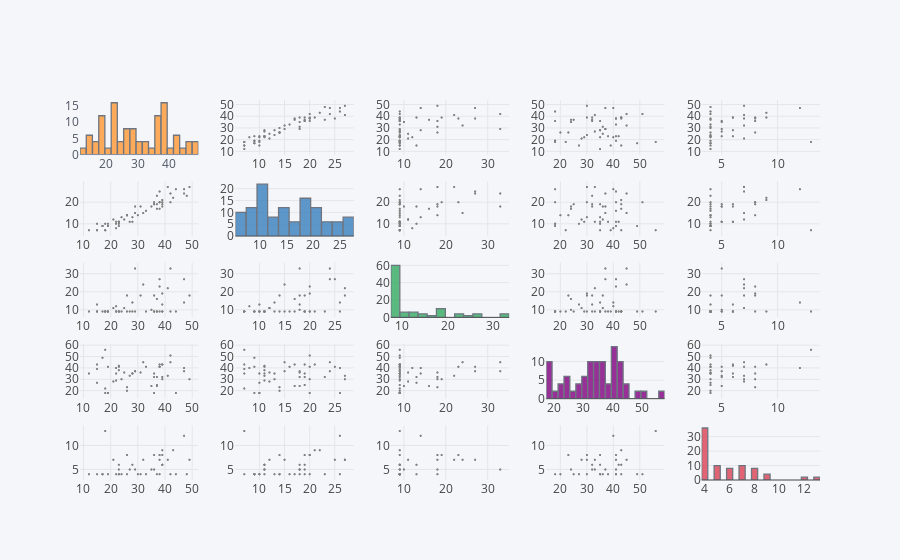

Notebook code for this chart:
### Code cell
df = opt_all[['LSHS_total','LSHS_AVH','HPSV_all','RAHQ_all','QPE_severity']]#,'TAI_all','BDI_all'
iplot(df.scatter_matrix(asFigure=True,filename='scatter-matrix-subplot', bins=20, world_readable=True))

### Figure 1 — Plotly figure (JSON) as saved in the notebook; plotly's stock layout.template omitted (floating-point values rounded to 4 significant figures)
{"data": [{"histfunc": "count", "histnorm": "", "marker": {"color": "rgba(255, 153, 51, 1.0)", "line": {"color": "#4D5663", "width": 1.3}}, "name": "LSHS_total", "nbinsx": 20, "opacity": 0.8, "orientation": "v", "type": "histogram", "x": [15, 15, 22, 22, 18, 18, 18, 18, 19, 19, 28, 28, 28, 28, 24, 24, 21, 21, 19, 19, 23, 23, 18, 18, 23, 23, 19, 19, 17, 17, 23, 23, 25, 25, 38, 38, 15, 15, 41, 41, 42, 42, 36, 36, 29, 29, 22, 22, 42, 42, 27, 27, 39, 39, 39, 39, 35, 35, 39, 39, 31, 31, 37, 37, 49, 49, 47, 47, 38, 38, 23, 23, 36, 36, 37, 37, 39, 39, 22, 22, 47, 47, 36, 36, 38, 38, 15, 15, 23, 23, 12, 12, 37, 37, 38, 38, 17, 17, 26, 26, 29, 29, 33, 33, 44, 44, 32, 32, 26, 26, 30, 30, 26, 26, 43, 43, 48, 48], "xaxis": "x1", "yaxis": "y1"}, {"line": {"color": "rgba(128, 128, 128, 1.0)", "dash": "solid", "width": 1.3}, "marker": {"size": 2, "symbol": "dot"}, "mode": "markers", "name": "LSHS_total", "text": "", "type": "scatter", "x": [7, 7, 10, 10, 7, 7, 7, 7, 9, 9, 13, 13, 11, 11, 13, 13, 12, 12, 10, 10, 11, 11, 10, 10, 11, 11, 9, 9, 9, 9, 10, 10, 12, 12, 25, 25, 10, 10, 27, 27, 24, 24, 19, 19, 18, 18, 11, 11, 20, 20, 11, 11, 21, 21, 18, 18, 18, 18, 20, 20, 18, 18, 19, 19, 27, 27, 24, 24, 20, 20, 11, 11, 19, 19, 23, 23, 19, 19, 8, 8, 26, 26, 20, 20, 20, 20, 7, 7, 9, 9, 7, 7, 17, 17, 17, 17, 9, 9, 14, 14, 15, 15, 16, 16, 26, 26, 15, 15, 14, 14, 14, 14, 14, 14, 22, 22, 23, 23], "xaxis": "x2", "y": [15, 15, 22, 22, 18, 18, 18, 18, 19, 19, 28, 28, 28, 28, 24, 24, 21, 21, 19, 19, 23, 23, 18, 18, 23, 23, 19, 19, 17, 17, 23, 23, 25, 25, 38, 38, 15, 15, 41, 41, 42, 42, 36, 36, 29, 29, 22, 22, 42, 42, 27, 27, 39, 39, 39, 39, 35, 35, 39, 39, 31, 31, 37, 37, 49, 49, 47, 47, 38, 38, 23, 23, 36, 36, 37, 37, 39, 39, 22, 22, 47, 47, 36, 36, 38, 38, 15, 15, 23, 23, 12, 12, 37, 37, 38, 38, 17, 17, 26, 26, 29, 29, 33, 33, 44, 44, 32, 32, 26, 26, 30, 30, 26, 26, 43, 43, 48, 48], "yaxis": "y2"}, {"line": {"color": "rgba(128, 128, 128, 1.0)", "dash": "solid", "width": 1.3}, "marker": {"size": 2, "symbol": "dot"}, "mode": "markers", "name": "LSHS_total", "text": "", "type": "scatter", "x": [9, 9, 9, 9, 9, 9, 9, 9, 9, 9, 14, 14, 9, 9, 9, 9, 11, 11, 9, 9, 9, 9, 9, 9, 9, 9, 9, 9, 9, 9, null, null, 11, 11, 27, 27, 13, 13, 22, 22, 33, 33, 18, 18, 33, 33, 9, 9, 9, 9, 9, 9, 9, 9, 13, 13, 10, 10, 19, 19, 18, 18, 9, 9, 18, 18, 27, 27, 23, 23, 9, 9, 9, 9, 9, 9, 9, 9, 12, 12, 14, 14, 9, 9, null, null, 9, 9, null, null, 9, 9, 16, 16, 9, 9, null, null, null, null, 9, 9, 9, 9, 9, 9, 24, 24, 9, 9, null, null, 18, 18, null, null, null, null], "xaxis": "x3", "y": [15, 15, 22, 22, 18, 18, 18, 18, 19, 19, 28, 28, 28, 28, 24, 24, 21, 21, 19, 19, 23, 23, 18, 18, 23, 23, 19, 19, 17, 17, 23, 23, 25, 25, 38, 38, 15, 15, 41, 41, 42, 42, 36, 36, 29, 29, 22, 22, 42, 42, 27, 27, 39, 39, 39, 39, 35, 35, 39, 39, 31, 31, 37, 37, 49, 49, 47, 47, 38, 38, 23, 23, 36, 36, 37, 37, 39, 39, 22, 22, 47, 47, 36, 36, 38, 38, 15, 15, 23, 23, 12, 12, 37, 37, 38, 38, 17, 17, 26, 26, 29, 29, 33, 33, 44, 44, 32, 32, 26, 26, 30, 30, 26, 26, 43, 43, 48, 48], "yaxis": "y3"}, {"line": {"color": "rgba(128, 128, 128, 1.0)", "dash": "solid", "width": 1.3}, "marker": {"size": 2, "symbol": "dot"}, "mode": "markers", "name": "LSHS_total", "text": "", "type": "scatter", "x": [43, 43, 35, 35, 22, 22, 56, 56, 41, 41, 35, 35, 35, 35, 30, 30, 28, 28, 18, 18, 42, 42, 18, 18, 41, 41, 18, 18, 49, 49, null, null, 36, 36, 41, 41, 27, 27, 33, 33, 45, 45, 32, 32, 37, 37, 29, 29, 51, 51, 33, 33, 43, 43, 32, 32, 24, 24, 30, 30, 36, 36, 25, 25, 30, 30, 37, 37, 41, 41, 38, 38, 35, 35, 32, 32, 43, 43, 40, 40, 40, 40, 18, 18, null, null, 39, 39, null, null, 35, 35, 24, 24, 43, 43, null, null, null, null, 37, 37, 41, 41, 18, 18, 45, 45, 20, 20, null, null, 23, 23, null, null, null, null], "xaxis": "x4", "y": [15, 15, 22, 22, 18, 18, 18, 18, 19, 19, 28, 28, 28, 28, 24, 24, 21, 21, 19, 19, 23, 23, 18, 18, 23, 23, 19, 19, 17, 17, 23, 23, 25, 25, 38, 38, 15, 15, 41, 41, 42, 42, 36, 36, 29, 29, 22, 22, 42, 42, 27, 27, 39, 39, 39, 39, 35, 35, 39, 39, 31, 31, 37, 37, 49, 49, 47, 47, 38, 38, 23, 23, 36, 36, 37, 37, 39, 39, 22, 22, 47, 47, 36, 36, 38, 38, 15, 15, 23, 23, 12, 12, 37, 37, 38, 38, 17, 17, 26, 26, 29, 29, 33, 33, 44, 44, 32, 32, 26, 26, 30, 30, 26, 26, 43, 43, 48, 48], "yaxis": "y4"}, {"line": {"color": "rgba(128, 128, 128, 1.0)", "dash": "solid", "width": 1.3}, "marker": {"size": 2, "symbol": "dot"}, "mode": "markers", "name": "LSHS_total", "text": "", "type": "scatter", "x": [null, null, 4, 4, null, null, 13, 13, 4, 4, null, null, 6, 6, 4, 4, 7, 7, null, null, 6, 6, null, null, 5, 5, null, null, 4, 4, null, null, null, null, 7, 7, 4, 4, 7, 7, null, null, 5, 5, 5, 5, null, null, 4, 4, 5, 5, 9, 9, 6, 6, 5, 5, 8, 8, 4, 4, 4, 4, 7, 7, null, null, 8, 8, 4, 4, 8, 8, null, null, 6, 6, null, null, 12, 12, null, null, null, null, null, null, 4, 4, 4, 4, null, null, 4, 4, 4, 4, null, null, null, null, 4, 4, 4, 4, 7, 7, 4, 4, 4, 4, 8, 8, 9, 9, 4, 4], "xaxis": "x5", "y": [15, 15, 22, 22, 18, 18, 18, 18, 19, 19, 28, 28, 28, 28, 24, 24, 21, 21, 19, 19, 23, 23, 18, 18, 23, 23, 19, 19, 17, 17, 23, 23, 25, 25, 38, 38, 15, 15, 41, 41, 42, 42, 36, 36, 29, 29, 22, 22, 42, 42, 27, 27, 39, 39, 39, 39, 35, 35, 39, 39, 31, 31, 37, 37, 49, 49, 47, 47, 38, 38, 23, 23, 36, 36, 37, 37, 39, 39, 22, 22, 47, 47, 36, 36, 38, 38, 15, 15, 23, 23, 12, 12, 37, 37, 38, 38, 17, 17, 26, 26, 29, 29, 33, 33, 44, 44, 32, 32, 26, 26, 30, 30, 26, 26, 43, 43, 48, 48], "yaxis": "y5"}, {"line": {"color": "rgba(128, 128, 128, 1.0)", "dash": "solid", "width": 1.3}, "marker": {"size": 2, "symbol": "dot"}, "mode": "markers", "name": "LSHS_AVH", "text": "", "type": "scatter", "x": [15, 15, 22, 22, 18, 18, 18, 18, 19, 19, 28, 28, 28, 28, 24, 24, 21, 21, 19, 19, 23, 23, 18, 18, 23, 23, 19, 19, 17, 17, 23, 23, 25, 25, 38, 38, 15, 15, 41, 41, 42, 42, 36, 36, 29, 29, 22, 22, 42, 42, 27, 27, 39, 39, 39, 39, 35, 35, 39, 39, 31, 31, 37, 37, 49, 49, 47, 47, 38, 38, 23, 23, 36, 36, 37, 37, 39, 39, 22, 22, 47, 47, 36, 36, 38, 38, 15, 15, 23, 23, 12, 12, 37, 37, 38, 38, 17, 17, 26, 26, 29, 29, 33, 33, 44, 44, 32, 32, 26, 26, 30, 30, 26, 26, 43, 43, 48, 48], "xaxis": "x6", "y": [7, 7, 10, 10, 7, 7, 7, 7, 9, 9, 13, 13, 11, 11, 13, 13, 12, 12, 10, 10, 11, 11, 10, 10, 11, 11, 9, 9, 9, 9, 10, 10, 12, 12, 25, 25, 10, 10, 27, 27, 24, 24, 19, 19, 18, 18, 11, 11, 20, 20, 11, 11, 21, 21, 18, 18, 18, 18, 20, 20, 18, 18, 19, 19, 27, 27, 24, 24, 20, 20, 11, 11, 19, 19, 23, 23, 19, 19, 8, 8, 26, 26, 20, 20, 20, 20, 7, 7, 9, 9, 7, 7, 17, 17, 17, 17, 9, 9, 14, 14, 15, 15, 16, 16, 26, 26, 15, 15, 14, 14, 14, 14, 14, 14, 22, 22, 23, 23], "yaxis": "y6"}, {"histfunc": "count", "histnorm": "", "marker": {"color": "rgba(55, 128, 191, 1.0)", "line": {"color": "#4D5663", "width": 1.3}}, "name": "LSHS_AVH", "nbinsx": 20, "opacity": 0.8, "orientation": "v", "type": "histogram", "x": [7, 7, 10, 10, 7, 7, 7, 7, 9, 9, 13, 13, 11, 11, 13, 13, 12, 12, 10, 10, 11, 11, 10, 10, 11, 11, 9, 9, 9, 9, 10, 10, 12, 12, 25, 25, 10, 10, 27, 27, 24, 24, 19, 19, 18, 18, 11, 11, 20, 20, 11, 11, 21, 21, 18, 18, 18, 18, 20, 20, 18, 18, 19, 19, 27, 27, 24, 24, 20, 20, 11, 11, 19, 19, 23, 23, 19, 19, 8, 8, 26, 26, 20, 20, 20, 20, 7, 7, 9, 9, 7, 7, 17, 17, 17, 17, 9, 9, 14, 14, 15, 15, 16, 16, 26, 26, 15, 15, 14, 14, 14, 14, 14, 14, 22, 22, 23, 23], "xaxis": "x7", "yaxis": "y7"}, {"line": {"color": "rgba(128, 128, 128, 1.0)", "dash": "solid", "width": 1.3}, "marker": {"size": 2, "symbol": "dot"}, "mode": "markers", "name": "LSHS_AVH", "text": "", "type": "scatter", "x": [9, 9, 9, 9, 9, 9, 9, 9, 9, 9, 14, 14, 9, 9, 9, 9, 11, 11, 9, 9, 9, 9, 9, 9, 9, 9, 9, 9, 9, 9, null, null, 11, 11, 27, 27, 13, 13, 22, 22, 33, 33, 18, 18, 33, 33, 9, 9, 9, 9, 9, 9, 9, 9, 13, 13, 10, 10, 19, 19, 18, 18, 9, 9, 18, 18, 27, 27, 23, 23, 9, 9, 9, 9, 9, 9, 9, 9, 12, 12, 14, 14, 9, 9, null, null, 9, 9, null, null, 9, 9, 16, 16, 9, 9, null, null, null, null, 9, 9, 9, 9, 9, 9, 24, 24, 9, 9, null, null, 18, 18, null, null, null, null], "xaxis": "x8", "y": [7, 7, 10, 10, 7, 7, 7, 7, 9, 9, 13, 13, 11, 11, 13, 13, 12, 12, 10, 10, 11, 11, 10, 10, 11, 11, 9, 9, 9, 9, 10, 10, 12, 12, 25, 25, 10, 10, 27, 27, 24, 24, 19, 19, 18, 18, 11, 11, 20, 20, 11, 11, 21, 21, 18, 18, 18, 18, 20, 20, 18, 18, 19, 19, 27, 27, 24, 24, 20, 20, 11, 11, 19, 19, 23, 23, 19, 19, 8, 8, 26, 26, 20, 20, 20, 20, 7, 7, 9, 9, 7, 7, 17, 17, 17, 17, 9, 9, 14, 14, 15, 15, 16, 16, 26, 26, 15, 15, 14, 14, 14, 14, 14, 14, 22, 22, 23, 23], "yaxis": "y8"}, {"line": {"color": "rgba(128, 128, 128, 1.0)", "dash": "solid", "width": 1.3}, "marker": {"size": 2, "symbol": "dot"}, "mode": "markers", "name": "LSHS_AVH", "text": "", "type": "scatter", "x": [43, 43, 35, 35, 22, 22, 56, 56, 41, 41, 35, 35, 35, 35, 30, 30, 28, 28, 18, 18, 42, 42, 18, 18, 41, 41, 18, 18, 49, 49, null, null, 36, 36, 41, 41, 27, 27, 33, 33, 45, 45, 32, 32, 37, 37, 29, 29, 51, 51, 33, 33, 43, 43, 32, 32, 24, 24, 30, 30, 36, 36, 25, 25, 30, 30, 37, 37, 41, 41, 38, 38, 35, 35, 32, 32, 43, 43, 40, 40, 40, 40, 18, 18, null, null, 39, 39, null, null, 35, 35, 24, 24, 43, 43, null, null, null, null, 37, 37, 41, 41, 18, 18, 45, 45, 20, 20, null, null, 23, 23, null, null, null, null], "xaxis": "x9", "y": [7, 7, 10, 10, 7, 7, 7, 7, 9, 9, 13, 13, 11, 11, 13, 13, 12, 12, 10, 10, 11, 11, 10, 10, 11, 11, 9, 9, 9, 9, 10, 10, 12, 12, 25, 25, 10, 10, 27, 27, 24, 24, 19, 19, 18, 18, 11, 11, 20, 20, 11, 11, 21, 21, 18, 18, 18, 18, 20, 20, 18, 18, 19, 19, 27, 27, 24, 24, 20, 20, 11, 11, 19, 19, 23, 23, 19, 19, 8, 8, 26, 26, 20, 20, 20, 20, 7, 7, 9, 9, 7, 7, 17, 17, 17, 17, 9, 9, 14, 14, 15, 15, 16, 16, 26, 26, 15, 15, 14, 14, 14, 14, 14, 14, 22, 22, 23, 23], "yaxis": "y9"}, {"line": {"color": "rgba(128, 128, 128, 1.0)", "dash": "solid", "width": 1.3}, "marker": {"size": 2, "symbol": "dot"}, "mode": "markers", "name": "LSHS_AVH", "text": "", "type": "scatter", "x": [null, null, 4, 4, null, null, 13, 13, 4, 4, null, null, 6, 6, 4, 4, 7, 7, null, null, 6, 6, null, null, 5, 5, null, null, 4, 4, null, null, null, null, 7, 7, 4, 4, 7, 7, null, null, 5, 5, 5, 5, null, null, 4, 4, 5, 5, 9, 9, 6, 6, 5, 5, 8, 8, 4, 4, 4, 4, 7, 7, null, null, 8, 8, 4, 4, 8, 8, null, null, 6, 6, null, null, 12, 12, null, null, null, null, null, null, 4, 4, 4, 4, null, null, 4, 4, 4, 4, null, null, null, null, 4, 4, 4, 4, 7, 7, 4, 4, 4, 4, 8, 8, 9, 9, 4, 4], "xaxis": "x10", "y": [7, 7, 10, 10, 7, 7, 7, 7, 9, 9, 13, 13, 11, 11, 13, 13, 12, 12, 10, 10, 11, 11, 10, 10, 11, 11, 9, 9, 9, 9, 10, 10, 12, 12, 25, 25, 10, 10, 27, 27, 24, 24, 19, 19, 18, 18, 11, 11, 20, 20, 11, 11, 21, 21, 18, 18, 18, 18, 20, 20, 18, 18, 19, 19, 27, 27, 24, 24, 20, 20, 11, 11, 19, 19, 23, 23, 19, 19, 8, 8, 26, 26, 20, 20, 20, 20, 7, 7, 9, 9, 7, 7, 17, 17, 17, 17, 9, 9, 14, 14, 15, 15, 16, 16, 26, 26, 15, 15, 14, 14, 14, 14, 14, 14, 22, 22, 23, 23], "yaxis": "y10"}, {"line": {"color": "rgba(128, 128, 128, 1.0)", "dash": "solid", "width": 1.3}, "marker": {"size": 2, "symbol": "dot"}, "mode": "markers", "name": "HPSV_all", "text": "", "type": "scatter", "x": [15, 15, 22, 22, 18, 18, 18, 18, 19, 19, 28, 28, 28, 28, 24, 24, 21, 21, 19, 19, 23, 23, 18, 18, 23, 23, 19, 19, 17, 17, 23, 23, 25, 25, 38, 38, 15, 15, 41, 41, 42, 42, 36, 36, 29, 29, 22, 22, 42, 42, 27, 27, 39, 39, 39, 39, 35, 35, 39, 39, 31, 31, 37, 37, 49, 49, 47, 47, 38, 38, 23, 23, 36, 36, 37, 37, 39, 39, 22, 22, 47, 47, 36, 36, 38, 38, 15, 15, 23, 23, 12, 12, 37, 37, 38, 38, 17, 17, 26, 26, 29, 29, 33, 33, 44, 44, 32, 32, 26, 26, 30, 30, 26, 26, 43, 43, 48, 48], "xaxis": "x11", "y": [9, 9, 9, 9, 9, 9, 9, 9, 9, 9, 14, 14, 9, 9, 9, 9, 11, 11, 9, 9, 9, 9, 9, 9, 9, 9, 9, 9, 9, 9, "", "", 11, 11, 27, 27, 13, 13, 22, 22, 33, 33, 18, 18, 33, 33, 9, 9, 9, 9, 9, 9, 9, 9, 13, 13, 10, 10, 19, 19, 18, 18, 9, 9, 18, 18, 27, 27, 23, 23, 9, 9, 9, 9, 9, 9, 9, 9, 12, 12, 14, 14, 9, 9, "", "", 9, 9, "", "", 9, 9, 16, 16, 9, 9, "", "", "", "", 9, 9, 9, 9, 9, 9, 24, 24, 9, 9, "", "", 18, 18, "", "", "", ""], "yaxis": "y11"}, {"line": {"color": "rgba(128, 128, 128, 1.0)", "dash": "solid", "width": 1.3}, "marker": {"size": 2, "symbol": "dot"}, "mode": "markers", "name": "HPSV_all", "text": "", "type": "scatter", "x": [7, 7, 10, 10, 7, 7, 7, 7, 9, 9, 13, 13, 11, 11, 13, 13, 12, 12, 10, 10, 11, 11, 10, 10, 11, 11, 9, 9, 9, 9, 10, 10, 12, 12, 25, 25, 10, 10, 27, 27, 24, 24, 19, 19, 18, 18, 11, 11, 20, 20, 11, 11, 21, 21, 18, 18, 18, 18, 20, 20, 18, 18, 19, 19, 27, 27, 24, 24, 20, 20, 11, 11, 19, 19, 23, 23, 19, 19, 8, 8, 26, 26, 20, 20, 20, 20, 7, 7, 9, 9, 7, 7, 17, 17, 17, 17, 9, 9, 14, 14, 15, 15, 16, 16, 26, 26, 15, 15, 14, 14, 14, 14, 14, 14, 22, 22, 23, 23], "xaxis": "x12", "y": [9, 9, 9, 9, 9, 9, 9, 9, 9, 9, 14, 14, 9, 9, 9, 9, 11, 11, 9, 9, 9, 9, 9, 9, 9, 9, 9, 9, 9, 9, "", "", 11, 11, 27, 27, 13, 13, 22, 22, 33, 33, 18, 18, 33, 33, 9, 9, 9, 9, 9, 9, 9, 9, 13, 13, 10, 10, 19, 19, 18, 18, 9, 9, 18, 18, 27, 27, 23, 23, 9, 9, 9, 9, 9, 9, 9, 9, 12, 12, 14, 14, 9, 9, "", "", 9, 9, "", "", 9, 9, 16, 16, 9, 9, "", "", "", "", 9, 9, 9, 9, 9, 9, 24, 24, 9, 9, "", "", 18, 18, "", "", "", ""], "yaxis": "y12"}, {"histfunc": "count", "histnorm": "", "marker": {"color": "rgba(50, 171, 96, 1.0)", "line": {"color": "#4D5663", "width": 1.3}}, "name": "HPSV_all", "nbinsx": 20, "opacity": 0.8, "orientation": "v", "type": "histogram", "x": [9, 9, 9, 9, 9, 9, 9, 9, 9, 9, 14, 14, 9, 9, 9, 9, 11, 11, 9, 9, 9, 9, 9, 9, 9, 9, 9, 9, 9, 9, null, null, 11, 11, 27, 27, 13, 13, 22, 22, 33, 33, 18, 18, 33, 33, 9, 9, 9, 9, 9, 9, 9, 9, 13, 13, 10, 10, 19, 19, 18, 18, 9, 9, 18, 18, 27, 27, 23, 23, 9, 9, 9, 9, 9, 9, 9, 9, 12, 12, 14, 14, 9, 9, null, null, 9, 9, null, null, 9, 9, 16, 16, 9, 9, null, null, null, null, 9, 9, 9, 9, 9, 9, 24, 24, 9, 9, null, null, 18, 18, null, null, null, null], "xaxis": "x13", "yaxis": "y13"}, {"line": {"color": "rgba(128, 128, 128, 1.0)", "dash": "solid", "width": 1.3}, "marker": {"size": 2, "symbol": "dot"}, "mode": "markers", "name": "HPSV_all", "text": "", "type": "scatter", "x": [43, 43, 35, 35, 22, 22, 56, 56, 41, 41, 35, 35, 35, 35, 30, 30, 28, 28, 18, 18, 42, 42, 18, 18, 41, 41, 18, 18, 49, 49, null, null, 36, 36, 41, 41, 27, 27, 33, 33, 45, 45, 32, 32, 37, 37, 29, 29, 51, 51, 33, 33, 43, 43, 32, 32, 24, 24, 30, 30, 36, 36, 25, 25, 30, 30, 37, 37, 41, 41, 38, 38, 35, 35, 32, 32, 43, 43, 40, 40, 40, 40, 18, 18, null, null, 39, 39, null, null, 35, 35, 24, 24, 43, 43, null, null, null, null, 37, 37, 41, 41, 18, 18, 45, 45, 20, 20, null, null, 23, 23, null, null, null, null], "xaxis": "x14", "y": [9, 9, 9, 9, 9, 9, 9, 9, 9, 9, 14, 14, 9, 9, 9, 9, 11, 11, 9, 9, 9, 9, 9, 9, 9, 9, 9, 9, 9, 9, "", "", 11, 11, 27, 27, 13, 13, 22, 22, 33, 33, 18, 18, 33, 33, 9, 9, 9, 9, 9, 9, 9, 9, 13, 13, 10, 10, 19, 19, 18, 18, 9, 9, 18, 18, 27, 27, 23, 23, 9, 9, 9, 9, 9, 9, 9, 9, 12, 12, 14, 14, 9, 9, "", "", 9, 9, "", "", 9, 9, 16, 16, 9, 9, "", "", "", "", 9, 9, 9, 9, 9, 9, 24, 24, 9, 9, "", "", 18, 18, "", "", "", ""], "yaxis": "y14"}, {"line": {"color": "rgba(128, 128, 128, 1.0)", "dash": "solid", "width": 1.3}, "marker": {"size": 2, "symbol": "dot"}, "mode": "markers", "name": "HPSV_all", "text": "", "type": "scatter", "x": [null, null, 4, 4, null, null, 13, 13, 4, 4, null, null, 6, 6, 4, 4, 7, 7, null, null, 6, 6, null, null, 5, 5, null, null, 4, 4, null, null, null, null, 7, 7, 4, 4, 7, 7, null, null, 5, 5, 5, 5, null, null, 4, 4, 5, 5, 9, 9, 6, 6, 5, 5, 8, 8, 4, 4, 4, 4, 7, 7, null, null, 8, 8, 4, 4, 8, 8, null, null, 6, 6, null, null, 12, 12, null, null, null, null, null, null, 4, 4, 4, 4, null, null, 4, 4, 4, 4, null, null, null, null, 4, 4, 4, 4, 7, 7, 4, 4, 4, 4, 8, 8, 9, 9, 4, 4], "xaxis": "x15", "y": [9, 9, 9, 9, 9, 9, 9, 9, 9, 9, 14, 14, 9, 9, 9, 9, 11, 11, 9, 9, 9, 9, 9, 9, 9, 9, 9, 9, 9, 9, "", "", 11, 11, 27, 27, 13, 13, 22, 22, 33, 33, 18, 18, 33, 33, 9, 9, 9, 9, 9, 9, 9, 9, 13, 13, 10, 10, 19, 19, 18, 18, 9, 9, 18, 18, 27, 27, 23, 23, 9, 9, 9, 9, 9, 9, 9, 9, 12, 12, 14, 14, 9, 9, "", "", 9, 9, "", "", 9, 9, 16, 16, 9, 9, "", "", "", "", 9, 9, 9, 9, 9, 9, 24, 24, 9, 9, "", "", 18, 18, "", "", "", ""], "yaxis": "y15"}, {"line": {"color": "rgba(128, 128, 128, 1.0)", "dash": "solid", "width": 1.3}, "marker": {"size": 2, "symbol": "dot"}, "mode": "markers", "name": "RAHQ_all", "text": "", "type": "scatter", "x": [15, 15, 22, 22, 18, 18, 18, 18, 19, 19, 28, 28, 28, 28, 24, 24, 21, 21, 19, 19, 23, 23, 18, 18, 23, 23, 19, 19, 17, 17, 23, 23, 25, 25, 38, 38, 15, 15, 41, 41, 42, 42, 36, 36, 29, 29, 22, 22, 42, 42, 27, 27, 39, 39, 39, 39, 35, 35, 39, 39, 31, 31, 37, 37, 49, 49, 47, 47, 38, 38, 23, 23, 36, 36, 37, 37, 39, 39, 22, 22, 47, 47, 36, 36, 38, 38, 15, 15, 23, 23, 12, 12, 37, 37, 38, 38, 17, 17, 26, 26, 29, 29, 33, 33, 44, 44, 32, 32, 26, 26, 30, 30, 26, 26, 43, 43, 48, 48], "xaxis": "x16", "y": [43, 43, 35, 35, 22, 22, 56, 56, 41, 41, 35, 35, 35, 35, 30, 30, 28, 28, 18, 18, 42, 42, 18, 18, 41, 41, 18, 18, 49, 49, "", "", 36, 36, 41, 41, 27, 27, 33, 33, 45, 45, 32, 32, 37, 37, 29, 29, 51, 51, 33, 33, 43, 43, 32, 32, 24, 24, 30, 30, 36, 36, 25, 25, 30, 30, 37, 37, 41, 41, 38, 38, 35, 35, 32, 32, 43, 43, 40, 40, 40, 40, 18, 18, "", "", 39, 39, "", "", 35, 35, 24, 24, 43, 43, "", "", "", "", 37, 37, 41, 41, 18, 18, 45, 45, 20, 20, "", "", 23, 23, "", "", "", ""], "yaxis": "y16"}, {"line": {"color": "rgba(128, 128, 128, 1.0)", "dash": "solid", "width": 1.3}, "marker": {"size": 2, "symbol": "dot"}, "mode": "markers", "name": "RAHQ_all", "text": "", "type": "scatter", "x": [7, 7, 10, 10, 7, 7, 7, 7, 9, 9, 13, 13, 11, 11, 13, 13, 12, 12, 10, 10, 11, 11, 10, 10, 11, 11, 9, 9, 9, 9, 10, 10, 12, 12, 25, 25, 10, 10, 27, 27, 24, 24, 19, 19, 18, 18, 11, 11, 20, 20, 11, 11, 21, 21, 18, 18, 18, 18, 20, 20, 18, 18, 19, 19, 27, 27, 24, 24, 20, 20, 11, 11, 19, 19, 23, 23, 19, 19, 8, 8, 26, 26, 20, 20, 20, 20, 7, 7, 9, 9, 7, 7, 17, 17, 17, 17, 9, 9, 14, 14, 15, 15, 16, 16, 26, 26, 15, 15, 14, 14, 14, 14, 14, 14, 22, 22, 23, 23], "xaxis": "x17", "y": [43, 43, 35, 35, 22, 22, 56, 56, 41, 41, 35, 35, 35, 35, 30, 30, 28, 28, 18, 18, 42, 42, 18, 18, 41, 41, 18, 18, 49, 49, "", "", 36, 36, 41, 41, 27, 27, 33, 33, 45, 45, 32, 32, 37, 37, 29, 29, 51, 51, 33, 33, 43, 43, 32, 32, 24, 24, 30, 30, 36, 36, 25, 25, 30, 30, 37, 37, 41, 41, 38, 38, 35, 35, 32, 32, 43, 43, 40, 40, 40, 40, 18, 18, "", "", 39, 39, "", "", 35, 35, 24, 24, 43, 43, "", "", "", "", 37, 37, 41, 41, 18, 18, 45, 45, 20, 20, "", "", 23, 23, "", "", "", ""], "yaxis": "y17"}, {"line": {"color": "rgba(128, 128, 128, 1.0)", "dash": "solid", "width": 1.3}, "marker": {"size": 2, "symbol": "dot"}, "mode": "markers", "name": "RAHQ_all", "text": "", "type": "scatter", "x": [9, 9, 9, 9, 9, 9, 9, 9, 9, 9, 14, 14, 9, 9, 9, 9, 11, 11, 9, 9, 9, 9, 9, 9, 9, 9, 9, 9, 9, 9, null, null, 11, 11, 27, 27, 13, 13, 22, 22, 33, 33, 18, 18, 33, 33, 9, 9, 9, 9, 9, 9, 9, 9, 13, 13, 10, 10, 19, 19, 18, 18, 9, 9, 18, 18, 27, 27, 23, 23, 9, 9, 9, 9, 9, 9, 9, 9, 12, 12, 14, 14, 9, 9, null, null, 9, 9, null, null, 9, 9, 16, 16, 9, 9, null, null, null, null, 9, 9, 9, 9, 9, 9, 24, 24, 9, 9, null, null, 18, 18, null, null, null, null], "xaxis": "x18", "y": [43, 43, 35, 35, 22, 22, 56, 56, 41, 41, 35, 35, 35, 35, 30, 30, 28, 28, 18, 18, 42, 42, 18, 18, 41, 41, 18, 18, 49, 49, "", "", 36, 36, 41, 41, 27, 27, 33, 33, 45, 45, 32, 32, 37, 37, 29, 29, 51, 51, 33, 33, 43, 43, 32, 32, 24, 24, 30, 30, 36, 36, 25, 25, 30, 30, 37, 37, 41, 41, 38, 38, 35, 35, 32, 32, 43, 43, 40, 40, 40, 40, 18, 18, "", "", 39, 39, "", "", 35, 35, 24, 24, 43, 43, "", "", "", "", 37, 37, 41, 41, 18, 18, 45, 45, 20, 20, "", "", 23, 23, "", "", "", ""], "yaxis": "y18"}, {"histfunc": "count", "histnorm": "", "marker": {"color": "rgba(128, 0, 128, 1.0)", "line": {"color": "#4D5663", "width": 1.3}}, "name": "RAHQ_all", "nbinsx": 20, "opacity": 0.8, "orientation": "v", "type": "histogram", "x": [43, 43, 35, 35, 22, 22, 56, 56, 41, 41, 35, 35, 35, 35, 30, 30, 28, 28, 18, 18, 42, 42, 18, 18, 41, 41, 18, 18, 49, 49, null, null, 36, 36, 41, 41, 27, 27, 33, 33, 45, 45, 32, 32, 37, 37, 29, 29, 51, 51, 33, 33, 43, 43, 32, 32, 24, 24, 30, 30, 36, 36, 25, 25, 30, 30, 37, 37, 41, 41, 38, 38, 35, 35, 32, 32, 43, 43, 40, 40, 40, 40, 18, 18, null, null, 39, 39, null, null, 35, 35, 24, 24, 43, 43, null, null, null, null, 37, 37, 41, 41, 18, 18, 45, 45, 20, 20, null, null, 23, 23, null, null, null, null], "xaxis": "x19", "yaxis": "y19"}, {"line": {"color": "rgba(128, 128, 128, 1.0)", "dash": "solid", "width": 1.3}, "marker": {"size": 2, "symbol": "dot"}, "mode": "markers", "name": "RAHQ_all", "text": "", "type": "scatter", "x": [null, null, 4, 4, null, null, 13, 13, 4, 4, null, null, 6, 6, 4, 4, 7, 7, null, null, 6, 6, null, null, 5, 5, null, null, 4, 4, null, null, null, null, 7, 7, 4, 4, 7, 7, null, null, 5, 5, 5, 5, null, null, 4, 4, 5, 5, 9, 9, 6, 6, 5, 5, 8, 8, 4, 4, 4, 4, 7, 7, null, null, 8, 8, 4, 4, 8, 8, null, null, 6, 6, null, null, 12, 12, null, null, null, null, null, null, 4, 4, 4, 4, null, null, 4, 4, 4, 4, null, null, null, null, 4, 4, 4, 4, 7, 7, 4, 4, 4, 4, 8, 8, 9, 9, 4, 4], "xaxis": "x20", "y": [43, 43, 35, 35, 22, 22, 56, 56, 41, 41, 35, 35, 35, 35, 30, 30, 28, 28, 18, 18, 42, 42, 18, 18, 41, 41, 18, 18, 49, 49, "", "", 36, 36, 41, 41, 27, 27, 33, 33, 45, 45, 32, 32, 37, 37, 29, 29, 51, 51, 33, 33, 43, 43, 32, 32, 24, 24, 30, 30, 36, 36, 25, 25, 30, 30, 37, 37, 41, 41, 38, 38, 35, 35, 32, 32, 43, 43, 40, 40, 40, 40, 18, 18, "", "", 39, 39, "", "", 35, 35, 24, 24, 43, 43, "", "", "", "", 37, 37, 41, 41, 18, 18, 45, 45, 20, 20, "", "", 23, 23, "", "", "", ""], "yaxis": "y20"}, {"line": {"color": "rgba(128, 128, 128, 1.0)", "dash": "solid", "width": 1.3}, "marker": {"size": 2, "symbol": "dot"}, "mode": "markers", "name": "QPE_severity", "text": "", "type": "scatter", "x": [15, 15, 22, 22, 18, 18, 18, 18, 19, 19, 28, 28, 28, 28, 24, 24, 21, 21, 19, 19, 23, 23, 18, 18, 23, 23, 19, 19, 17, 17, 23, 23, 25, 25, 38, 38, 15, 15, 41, 41, 42, 42, 36, 36, 29, 29, 22, 22, 42, 42, 27, 27, 39, 39, 39, 39, 35, 35, 39, 39, 31, 31, 37, 37, 49, 49, 47, 47, 38, 38, 23, 23, 36, 36, 37, 37, 39, 39, 22, 22, 47, 47, 36, 36, 38, 38, 15, 15, 23, 23, 12, 12, 37, 37, 38, 38, 17, 17, 26, 26, 29, 29, 33, 33, 44, 44, 32, 32, 26, 26, 30, 30, 26, 26, 43, 43, 48, 48], "xaxis": "x21", "y": ["", "", 4, 4, "", "", 13, 13, 4, 4, "", "", 6, 6, 4, 4, 7, 7, "", "", 6, 6, "", "", 5, 5, "", "", 4, 4, "", "", "", "", 7, 7, 4, 4, 7, 7, "", "", 5, 5, 5, 5, "", "", 4, 4, 5, 5, 9, 9, 6, 6, 5, 5, 8, 8, 4, 4, 4, 4, 7, 7, "", "", 8, 8, 4, 4, 8, 8, "", "", 6, 6, "", "", 12, 12, "", "", "", "", "", "", 4, 4, 4, 4, "", "", 4, 4, 4, 4, "", "", "", "", 4, 4, 4, 4, 7, 7, 4, 4, 4, 4, 8, 8, 9, 9, 4, 4], "yaxis": "y21"}, {"line": {"color": "rgba(128, 128, 128, 1.0)", "dash": "solid", "width": 1.3}, "marker": {"size": 2, "symbol": "dot"}, "mode": "markers", "name": "QPE_severity", "text": "", "type": "scatter", "x": [7, 7, 10, 10, 7, 7, 7, 7, 9, 9, 13, 13, 11, 11, 13, 13, 12, 12, 10, 10, 11, 11, 10, 10, 11, 11, 9, 9, 9, 9, 10, 10, 12, 12, 25, 25, 10, 10, 27, 27, 24, 24, 19, 19, 18, 18, 11, 11, 20, 20, 11, 11, 21, 21, 18, 18, 18, 18, 20, 20, 18, 18, 19, 19, 27, 27, 24, 24, 20, 20, 11, 11, 19, 19, 23, 23, 19, 19, 8, 8, 26, 26, 20, 20, 20, 20, 7, 7, 9, 9, 7, 7, 17, 17, 17, 17, 9, 9, 14, 14, 15, 15, 16, 16, 26, 26, 15, 15, 14, 14, 14, 14, 14, 14, 22, 22, 23, 23], "xaxis": "x22", "y": ["", "", 4, 4, "", "", 13, 13, 4, 4, "", "", 6, 6, 4, 4, 7, 7, "", "", 6, 6, "", "", 5, 5, "", "", 4, 4, "", "", "", "", 7, 7, 4, 4, 7, 7, "", "", 5, 5, 5, 5, "", "", 4, 4, 5, 5, 9, 9, 6, 6, 5, 5, 8, 8, 4, 4, 4, 4, 7, 7, "", "", 8, 8, 4, 4, 8, 8, "", "", 6, 6, "", "", 12, 12, "", "", "", "", "", "", 4, 4, 4, 4, "", "", 4, 4, 4, 4, "", "", "", "", 4, 4, 4, 4, 7, 7, 4, 4, 4, 4, 8, 8, 9, 9, 4, 4], "yaxis": "y22"}, {"line": {"color": "rgba(128, 128, 128, 1.0)", "dash": "solid", "width": 1.3}, "marker": {"size": 2, "symbol": "dot"}, "mode": "markers", "name": "QPE_severity", "text": "", "type": "scatter", "x": [9, 9, 9, 9, 9, 9, 9, 9, 9, 9, 14, 14, 9, 9, 9, 9, 11, 11, 9, 9, 9, 9, 9, 9, 9, 9, 9, 9, 9, 9, null, null, 11, 11, 27, 27, 13, 13, 22, 22, 33, 33, 18, 18, 33, 33, 9, 9, 9, 9, 9, 9, 9, 9, 13, 13, 10, 10, 19, 19, 18, 18, 9, 9, 18, 18, 27, 27, 23, 23, 9, 9, 9, 9, 9, 9, 9, 9, 12, 12, 14, 14, 9, 9, null, null, 9, 9, null, null, 9, 9, 16, 16, 9, 9, null, null, null, null, 9, 9, 9, 9, 9, 9, 24, 24, 9, 9, null, null, 18, 18, null, null, null, null], "xaxis": "x23", "y": ["", "", 4, 4, "", "", 13, 13, 4, 4, "", "", 6, 6, 4, 4, 7, 7, "", "", 6, 6, "", "", 5, 5, "", "", 4, 4, "", "", "", "", 7, 7, 4, 4, 7, 7, "", "", 5, 5, 5, 5, "", "", 4, 4, 5, 5, 9, 9, 6, 6, 5, 5, 8, 8, 4, 4, 4, 4, 7, 7, "", "", 8, 8, 4, 4, 8, 8, "", "", 6, 6, "", "", 12, 12, "", "", "", "", "", "", 4, 4, 4, 4, "", "", 4, 4, 4, 4, "", "", "", "", 4, 4, 4, 4, 7, 7, 4, 4, 4, 4, 8, 8, 9, 9, 4, 4], "yaxis": "y23"}, {"line": {"color": "rgba(128, 128, 128, 1.0)", "dash": "solid", "width": 1.3}, "marker": {"size": 2, "symbol": "dot"}, "mode": "markers", "name": "QPE_severity", "text": "", "type": "scatter", "x": [43, 43, 35, 35, 22, 22, 56, 56, 41, 41, 35, 35, 35, 35, 30, 30, 28, 28, 18, 18, 42, 42, 18, 18, 41, 41, 18, 18, 49, 49, null, null, 36, 36, 41, 41, 27, 27, 33, 33, 45, 45, 32, 32, 37, 37, 29, 29, 51, 51, 33, 33, 43, 43, 32, 32, 24, 24, 30, 30, 36, 36, 25, 25, 30, 30, 37, 37, 41, 41, 38, 38, 35, 35, 32, 32, 43, 43, 40, 40, 40, 40, 18, 18, null, null, 39, 39, null, null, 35, 35, 24, 24, 43, 43, null, null, null, null, 37, 37, 41, 41, 18, 18, 45, 45, 20, 20, null, null, 23, 23, null, null, null, null], "xaxis": "x24", "y": ["", "", 4, 4, "", "", 13, 13, 4, 4, "", "", 6, 6, 4, 4, 7, 7, "", "", 6, 6, "", "", 5, 5, "", "", 4, 4, "", "", "", "", 7, 7, 4, 4, 7, 7, "", "", 5, 5, 5, 5, "", "", 4, 4, 5, 5, 9, 9, 6, 6, 5, 5, 8, 8, 4, 4, 4, 4, 7, 7, "", "", 8, 8, 4, 4, 8, 8, "", "", 6, 6, "", "", 12, 12, "", "", "", "", "", "", 4, 4, 4, 4, "", "", 4, 4, 4, 4, "", "", "", "", 4, 4, 4, 4, 7, 7, 4, 4, 4, 4, 8, 8, 9, 9, 4, 4], "yaxis": "y24"}, {"histfunc": "count", "histnorm": "", "marker": {"color": "rgba(219, 64, 82, 1.0)", "line": {"color": "#4D5663", "width": 1.3}}, "name": "QPE_severity", "nbinsx": 20, "opacity": 0.8, "orientation": "v", "type": "histogram", "x": [null, null, 4, 4, null, null, 13, 13, 4, 4, null, null, 6, 6, 4, 4, 7, 7, null, null, 6, 6, null, null, 5, 5, null, null, 4, 4, null, null, null, null, 7, 7, 4, 4, 7, 7, null, null, 5, 5, 5, 5, null, null, 4, 4, 5, 5, 9, 9, 6, 6, 5, 5, 8, 8, 4, 4, 4, 4, 7, 7, null, null, 8, 8, 4, 4, 8, 8, null, null, 6, 6, null, null, 12, 12, null, null, null, null, null, null, 4, 4, 4, 4, null, null, 4, 4, 4, 4, null, null, null, null, 4, 4, 4, 4, 7, 7, 4, 4, 4, 4, 8, 8, 9, 9, 4, 4], "xaxis": "x25", "yaxis": "y25"}], "layout": {"bargap": 0.02, "legend": {"bgcolor": "#F5F6F9", "font": {"color": "#4D5663"}}, "paper_bgcolor": "#F5F6F9", "plot_bgcolor": "#F5F6F9", "showlegend": false, "titlefont": {"color": "#4D5663"}, "xaxis1": {"anchor": "y1", "domain": [0, 0.16], "gridcolor": "#E1E5ED", "showgrid": false, "tickfont": {"color": "#4D5663"}, "title": "", "titlefont": {"color": "#4D5663"}, "zerolinecolor": "#E1E5ED"}, "xaxis10": {"anchor": "y10", "domain": [0.84, 1]}, "xaxis11": {"anchor": "y11", "domain": [0, 0.16]}, "xaxis12": {"anchor": "y12", "domain": [0.21, 0.37]}, "xaxis13": {"anchor": "y13", "domain": [0.42, 0.58]}, "xaxis14": {"anchor": "y14", "domain": [0.63, 0.79]}, "xaxis15": {"anchor": "y15", "domain": [0.84, 1]}, "xaxis16": {"anchor": "y16", "domain": [0, 0.16]}, "xaxis17": {"anchor": "y17", "domain": [0.21, 0.37]}, "xaxis18": {"anchor": "y18", "domain": [0.42, 0.58]}, "xaxis19": {"anchor": "y19", "domain": [0.63, 0.79]}, "xaxis2": {"anchor": "y2", "domain": [0.21, 0.37]}, "xaxis20": {"anchor": "y20", "domain": [0.84, 1]}, "xaxis21": {"anchor": "y21", "domain": [0, 0.16]}, "xaxis22": {"anchor": "y22", "domain": [0.21, 0.37]}, "xaxis23": {"anchor": "y23", "domain": [0.42, 0.58]}, "xaxis24": {"anchor": "y24", "domain": [0.63, 0.79]}, "xaxis25": {"anchor": "y25", "domain": [0.84, 1]}, "xaxis3": {"anchor": "y3", "domain": [0.42, 0.58]}, "xaxis4": {"anchor": "y4", "domain": [0.63, 0.79]}, "xaxis5": {"anchor": "y5", "domain": [0.84, 1]}, "xaxis6": {"anchor": "y6", "domain": [0, 0.16]}, "xaxis7": {"anchor": "y7", "domain": [0.21, 0.37]}, "xaxis8": {"anchor": "y8", "domain": [0.42, 0.58]}, "xaxis9": {"anchor": "y9", "domain": [0.63, 0.79]}, "yaxis1": {"anchor": "x1", "domain": [0.856, 1], "gridcolor": "#E1E5ED", "showgrid": false, "tickfont": {"color": "#4D5663"}, "title": "", "titlefont": {"color": "#4D5663"}, "zerolinecolor": "#E1E5ED"}, "yaxis10": {"anchor": "x10", "domain": [0.642, 0.786]}, "yaxis11": {"anchor": "x11", "domain": [0.428, 0.572]}, "yaxis12": {"anchor": "x12", "domain": [0.428, 0.572]}, "yaxis13": {"anchor": "x13", "domain": [0.428, 0.572]}, "yaxis14": {"anchor": "x14", "domain": [0.428, 0.572]}, "yaxis15": {"anchor": "x15", "domain": [0.428, 0.572]}, "yaxis16": {"anchor": "x16", "domain": [0.214, 0.358]}, "yaxis17": {"anchor": "x17", "domain": [0.214, 0.358]}, "yaxis18": {"anchor": "x18", "domain": [0.214, 0.358]}, "yaxis19": {"anchor": "x19", "domain": [0.214, 0.358]}, "yaxis2": {"anchor": "x2", "domain": [0.856, 1]}, "yaxis20": {"anchor": "x20", "domain": [0.214, 0.358]}, "yaxis21": {"anchor": "x21", "domain": [0, 0.144]}, "yaxis22": {"anchor": "x22", "domain": [0, 0.144]}, "yaxis23": {"anchor": "x23", "domain": [0, 0.144]}, "yaxis24": {"anchor": "x24", "domain": [0, 0.144]}, "yaxis25": {"anchor": "x25", "domain": [0, 0.144]}, "yaxis3": {"anchor": "x3", "domain": [0.856, 1]}, "yaxis4": {"anchor": "x4", "domain": [0.856, 1]}, "yaxis5": {"anchor": "x5", "domain": [0.856, 1]}, "yaxis6": {"anchor": "x6", "domain": [0.642, 0.786]}, "yaxis7": {"anchor": "x7", "domain": [0.642, 0.786]}, "yaxis8": {"anchor": "x8", "domain": [0.642, 0.786]}, "yaxis9": {"anchor": "x9", "domain": [0.642, 0.786]}}}
